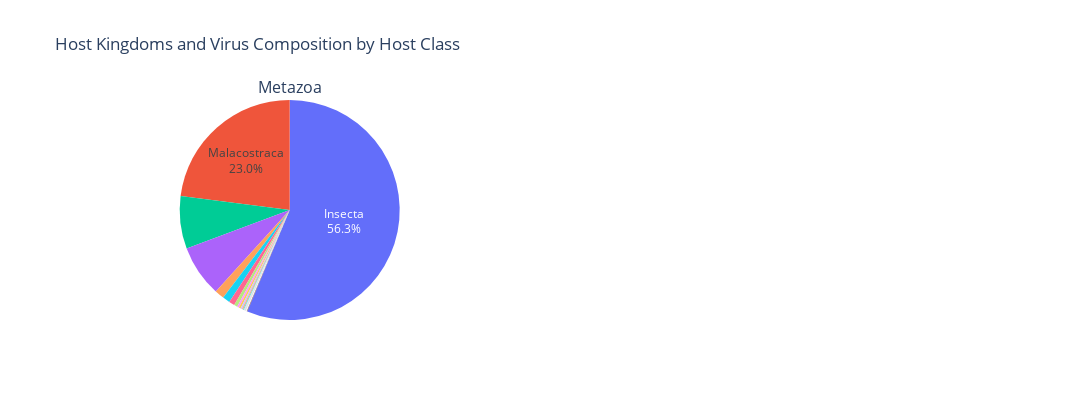

Source (notebook cell):
### Code cell
# configure subplots on grid
ncols = 2
nrows = (n_kingdoms + ncols - 1) // ncols

fig = make_subplots(
    rows=nrows, cols=ncols,
    specs=[[{'type':'domain'}]*ncols for _ in range(nrows)],
    subplot_titles=unique_kingdoms
)

# set threshold for virus and label display; initialize virus_taxon_level to family
threshold = 0.15
virus_taxon_level = "virus_family"
label_threshold = 20

# loop over the unique kingdoms; store data in class labels, class sizes, hover texts, and text labels to display information orderly
for i, kingdom in enumerate(unique_kingdoms):
    row = i // ncols + 1
    col = i % ncols + 1
    
    sub_df = df[df["kingdom"] == kingdom]
    
    class_counts = sub_df["class"].value_counts()
    
    class_labels = []
    class_sizes = []
    hover_texts = []
    text_labels = []
    
    total_count = class_counts.sum()

    # iterate over each class in the respective kingdom
    for host_class, count in class_counts.items():
        class_labels.append(host_class)
        class_sizes.append(count)
        
        # ensure the host class percentage is above threshold to display text on graph
        percentage = (count / total_count) * 100
        if percentage >= label_threshold:
            text_labels.append(f"{host_class}<br>{percentage:.1f}%")
        else:
            # empty string will "hide" the label
            text_labels.append("")
        
        # retrieve the virus taxon breakdown for each host class
        host_class_df = sub_df[sub_df["class"] == host_class]
        
        virus_counts = (
            host_class_df[virus_taxon_level]
            .value_counts(normalize=True) * 100
        )
        # ensure virus counts exceeds threshold to display on graph
        virus_counts = virus_counts[virus_counts >= threshold]
        other_pct = 100 - virus_counts.sum()

        # configure hover text for display of virus distributions
        virus_lines = [f"{vf}: {pct:.1f}%" for vf, pct in virus_counts.items()]
        if other_pct > 0:
            virus_lines.append(f"Other: {other_pct:.1f}%")

        hover_text = f"<b>{host_class}</b><br>Viruses:<br>" + "<br>".join(virus_lines)
        hover_texts.append(hover_text)

    # add all information to plotly pie chart and display graphs
    fig.add_trace(
        go.Pie(
            labels=class_labels,
            values=class_sizes,
            text=text_labels,
            hoverinfo="label+percent+text",
            textinfo='text',
            hovertext=hover_texts,
            hovertemplate="%{hovertext}<extra></extra>",
            sort=False
        ),
        row=row,
        col=col
    )

# update the layout of the pie charts by adjusting the height and width and include title text
fig.update_layout(
    height=400 * nrows,
    width=700 * ncols,
    title_text="Host Kingdoms and Virus Composition by Host Class",
    showlegend=False,
)
fig.show()

### Figure 1 — Plotly figure (JSON) as saved in the notebook; plotly's stock layout.template omitted (floating-point values rounded to 4 significant figures)
{"data": [{"domain": {"x": [0, 0.45], "y": [0, 1]}, "hoverinfo": "label+percent+text", "hovertemplate": "%{hovertext}<extra></extra>", "hovertext": ["<b>Insecta</b><br>Viruses:<br>Unknown: 29.3%<br>Baculoviridae: 19.1%<br>Microviridae: 5.1%<br>Iridoviridae: 3.6%<br>Rhabdoviridae: 3.5%<br>Poxviridae: 3.2%<br>Ascoviridae: 2.9%<br>Sedoreoviridae: 2.7%<br>Orthomyxoviridae: 2.4%<br>Nudiviridae: 2.3%<br>Flaviviridae: 2.0%<br>Totiviridae: 1.8%<br>Tombusviridae: 1.7%<br>Iflaviridae: 1.5%<br>Phasmaviridae: 1.2%<br>Phenuiviridae: 1.2%<br>Peribunyaviridae: 1.1%<br>Sinhaliviridae: 1.1%<br>Chuviridae: 1.1%<br>Solemoviridae: 1.0%<br>Partitiviridae: 0.9%<br>Virgaviridae: 0.9%<br>Marseilleviridae: 0.8%<br>Narnaviridae: 0.8%<br>Parvoviridae: 0.8%<br>Spinareoviridae: 0.7%<br>Dicistroviridae: 0.7%<br>Lispiviridae: 0.6%<br>Polycipiviridae: 0.6%<br>Xinmoviridae: 0.5%<br>Togaviridae: 0.4%<br>Nodaviridae: 0.4%<br>Fiersviridae: 0.4%<br>Tymoviridae: 0.3%<br>Bidnaviridae: 0.3%<br>Geminiviridae: 0.2%<br>Hytrosaviridae: 0.2%<br>Circoviridae: 0.2%<br>Picornaviridae: 0.2%<br>Solinviviridae: 0.2%<br>Other: 2.0%", "<b>Malacostraca</b><br>Viruses:<br>Unknown: 86.7%<br>Nudiviridae: 9.3%<br>Circoviridae: 0.7%<br>Nodaviridae: 0.6%<br>Baculoviridae: 0.6%<br>Iridoviridae: 0.6%<br>Parvoviridae: 0.5%<br>Totiviridae: 0.3%<br>Microviridae: 0.2%<br>Bidnaviridae: 0.2%<br>Dicistroviridae: 0.2%<br>Other: 0.3%", "<b>Arachnida</b><br>Viruses:<br>Unknown: 24.8%<br>Rhabdoviridae: 12.4%<br>Nairoviridae: 6.0%<br>Sedoreoviridae: 5.6%<br>Phenuiviridae: 4.8%<br>Totiviridae: 4.8%<br>Narnaviridae: 3.8%<br>Botourmiaviridae: 3.8%<br>Orthomyxoviridae: 3.4%<br>Polyomaviridae: 3.0%<br>Tombusviridae: 2.3%<br>Flaviviridae: 2.3%<br>Dicistroviridae: 2.2%<br>Chuviridae: 2.1%<br>Partitiviridae: 2.1%<br>Iflaviridae: 1.8%<br>Peribunyaviridae: 1.4%<br>Asfarviridae: 1.4%<br>Nodaviridae: 1.4%<br>Virgaviridae: 1.2%<br>Fusariviridae: 1.2%<br>Mitoviridae: 1.0%<br>Spinareoviridae: 0.7%<br>Mymonaviridae: 0.7%<br>Parvoviridae: 0.6%<br>Tymoviridae: 0.6%<br>Polycipiviridae: 0.6%<br>Deltaflexiviridae: 0.5%<br>Chrysoviridae: 0.5%<br>Picornaviridae: 0.5%<br>Bromoviridae: 0.4%<br>Hypoviridae: 0.3%<br>Astroviridae: 0.2%<br>Genomoviridae: 0.2%<br>Solemoviridae: 0.2%<br>Other: 1.0%", "<b>Ascidiacea</b><br>Viruses:<br>Microviridae: 99.2%<br>Medioniviridae: 0.4%<br>Circoviridae: 0.4%<br>Other: 0.0%", "<b>Asteroidea</b><br>Viruses:<br>Parvoviridae: 82.1%<br>Unknown: 11.7%<br>Nodaviridae: 3.4%<br>Circoviridae: 1.1%<br>Solemoviridae: 0.6%<br>Narnaviridae: 0.6%<br>Mitoviridae: 0.6%<br>Other: 0.0%", "<b>Bivalvia</b><br>Viruses:<br>Unknown: 36.0%<br>Circoviridae: 34.5%<br>Nodaviridae: 7.2%<br>Parvoviridae: 7.2%<br>Malacoherpesviridae: 6.5%<br>Hepeviridae: 2.2%<br>Dicistroviridae: 1.4%<br>Picobirnaviridae: 1.4%<br>Sedoreoviridae: 0.7%<br>Narnaviridae: 0.7%<br>Caliciviridae: 0.7%<br>Tombusviridae: 0.7%<br>Solemoviridae: 0.7%<br>Other: 0.0%", "<b>Gastropoda</b><br>Viruses:<br>Unknown: 77.8%<br>Circoviridae: 9.3%<br>Rhabdoviridae: 5.6%<br>Mitoviridae: 2.8%<br>Orthomyxoviridae: 1.9%<br>Totiviridae: 0.9%<br>Nodaviridae: 0.9%<br>Narnaviridae: 0.9%", "<b>Demospongiae</b><br>Viruses:<br>Unknown: 42.9%<br>Narnaviridae: 12.7%<br>Hepeviridae: 11.1%<br>Tombusviridae: 7.9%<br>Dicistroviridae: 6.3%<br>Partitiviridae: 4.8%<br>Solemoviridae: 4.8%<br>Mitoviridae: 4.8%<br>Nodaviridae: 3.2%<br>Circoviridae: 1.6%<br>Other: 0.0%", "<b>Anthozoa</b><br>Viruses:<br>Unknown: 34.2%<br>Dicistroviridae: 31.6%<br>Solemoviridae: 13.2%<br>Circoviridae: 10.5%<br>Tombusviridae: 5.3%<br>Nodaviridae: 2.6%<br>Parvoviridae: 2.6%", "<b>Clitellata</b><br>Viruses:<br>Mimiviridae: 69.7%<br>Medioniviridae: 15.2%<br>Rhabdoviridae: 6.1%<br>Retroviridae: 6.1%<br>Parvoviridae: 3.0%", "<b>Holothuroidea</b><br>Viruses:<br>Unknown: 82.8%<br>Totiviridae: 13.8%<br>Flaviviridae: 3.4%", "<b>Chromadorea</b><br>Viruses:<br>Nodaviridae: 24.0%<br>Unknown: 24.0%<br>Nyamiviridae: 24.0%<br>Rhabdoviridae: 20.0%<br>Flaviviridae: 4.0%<br>Peribunyaviridae: 4.0%", "<b>Leptocardii</b><br>Viruses:<br>Adintoviridae: 100.0%", "<b>Cestoda</b><br>Viruses:<br>Totiviridae: 46.7%<br>Rhabdoviridae: 40.0%<br>Unknown: 13.3%<br>Other: 0.0%", "<b>Hexanauplia</b><br>Viruses:<br>Circoviridae: 50.0%<br>Unknown: 41.7%<br>Mitoviridae: 8.3%", "<b>Enoplea</b><br>Viruses:<br>Virgaviridae: 100.0%", "<b>Rhabditophora</b><br>Viruses:<br>Unknown: 100.0%", "<b>Echinoidea</b><br>Viruses:<br>Unknown: 71.4%<br>Circoviridae: 28.6%", "<b>Tentaculata</b><br>Viruses:<br>Unknown: 100.0%", "<b>Collembola</b><br>Viruses:<br>Qinviridae: 60.0%<br>Unknown: 20.0%<br>Phasmaviridae: 20.0%", "<b>Cephalopoda</b><br>Viruses:<br>Flaviviridae: 100.0%", "<b>Polychaeta</b><br>Viruses:<br>Unknown: 100.0%", "<b>Eurotatoria</b><br>Viruses:<br>Unknown: 100.0%", "<b>Diplopoda</b><br>Viruses:<br>Mitoviridae: 100.0%", "<b>Symphyla</b><br>Viruses:<br>Mitoviridae: 100.0%", "<b>Staurozoa</b><br>Viruses:<br>Mitoviridae: 100.0%"], "labels": ["Insecta", "Malacostraca", "Arachnida", "Ascidiacea", "Asteroidea", "Bivalvia", "Gastropoda", "Demospongiae", "Anthozoa", "Clitellata", "Holothuroidea", "Chromadorea", "Leptocardii", "Cestoda", "Hexanauplia", "Enoplea", "Rhabditophora", "Echinoidea", "Tentaculata", "Collembola", "Cephalopoda", "Polychaeta", "Eurotatoria", "Diplopoda", "Symphyla", "Staurozoa"], "sort": false, "text": ["Insecta<br>56.3%", "Malacostraca<br>23.0%", "", "", "", "", "", "", "", "", "", "", "", "", "", "", "", "", "", "", "", "", "", "", "", ""], "textinfo": "text", "type": "pie", "values": [7260, 2960, 998, 978, 179, 139, 108, 63, 38, 33, 29, 25, 15, 15, 12, 7, 7, 7, 7, 5, 3, 2, 2, 1, 1, 1]}], "layout": {"annotations": [{"font": {"size": 16}, "showarrow": false, "text": "Metazoa", "x": 0.225, "xanchor": "center", "xref": "paper", "y": 1, "yanchor": "bottom", "yref": "paper"}], "height": 400, "showlegend": false, "title": {"text": "Host Kingdoms and Virus Composition by Host Class"}, "width": 1400}}
